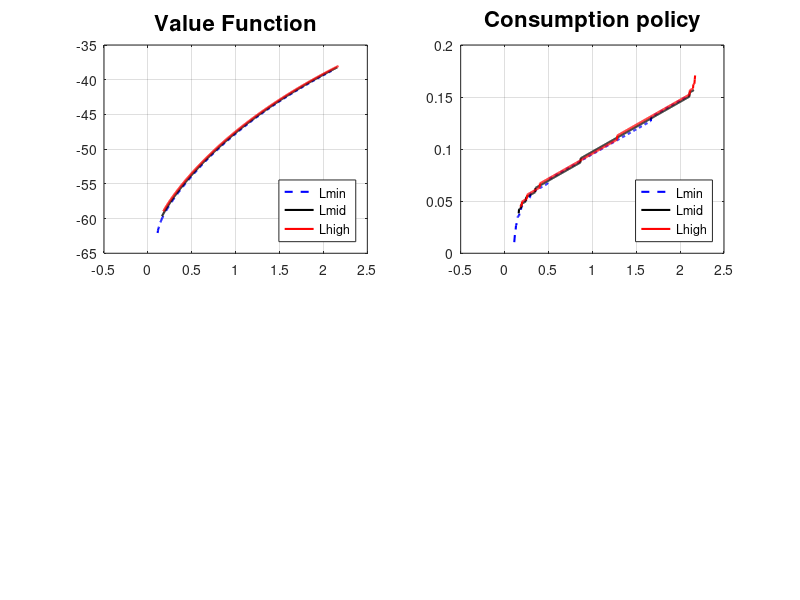

Write MATLAB code to recreate this figure.
% *************************************************************************
% Econ 210B Macroeconomics B HW6
% Minki Kim
% 2018. 3.7

% Solving Aiyagari model 

% <SUMMARY OF THE ENVIRONMENT>
% 1. States: Asset holding this period stochastic labor endowment
% 2. Actions: Asset holding in the next period (or consumption)
% 3. Rewards: Utility
% *************************************************************************

clear;
clc;

cd '/Users/minki/Dropbox/Git repositories/Macro-Homework/HW6'

%% 1. Parameters
lvec = [0.1 1 1.25];
Z = 0.1;
alphaa = 0.3;
B = 0.1;
bmax = 2;
betaa = 0.95;
Nb = 501;
T = 20000;
psi = 0.0001;
delta = 0;
K0 = 0.40;

nlsize = 3;
P = [.4 .5 .1; .2 .7 .1; .2 .1 .7];
epsilon = 0.25;
mu = 0.03;

tol_inner = 1e-6;
tol_outer = 1e-6;
tol = 1e-6;

%% 2. Ergodic distribution and aggregate labor
% Ergodic density of individuals over productivity states
H = P;
for i = 1: 1000
    H_new = H*P;
    error = H - H_new;
    if error < tol
        disp(['Ergodic distribution obtained in iteration = ', num2str(i)])
    break
    end
    
    H = H_new;
end
F = H(1,:);

% Calculating aggegate labor 
L = F*lvec';    
disp(['Aggregate labor = ', num2str(L)]);
disp(' ');

%% 3. Discretizing asset grid 
% Discretizing asset grid
agrid = linspace(B,bmax,Nb); 
apgrid = linspace(B,bmax,Nb);
    % Shouldn't we check if this constraint is stricter than natural one? 


%% 4. Solving for the Stationary Equilibrium
% Initial guess of aggregate capital
K = K0;

% Outer Block: Iteration over aggeragate capital ================================================================== 
    for t_outer = 1: 1000
        
    % (1) First Inner Block: Calculating prices and updating payoff matrix -----------------------------------------
        r = Z * alphaa * (K^(alphaa-1)) * (L^(1-alphaa));
        w = Z* (1-alphaa) * (K^alphaa) * (L^(-alphaa));
    
        % Creating utilgrid given prices (r,w)
        % Utilgrid(a,ap,z)
        utilgrid = zeros(Nb,Nb,nlsize);
        cons = zeros(Nb,Nb,nlsize);
    
        for a = 1: Nb
            for ap = 1: Nb
                for l = 1: nlsize
                    cons(a,ap,l) = (1+r)*agrid(a) + w*lvec(l) - apgrid(ap);
                    if cons(a,ap,l) <= 0
                        % Penalizing negative consumption
                        utilgrid(a,ap,l) = -1000;
                    else
                        utilgrid(a,ap,l) = log(cons(a,ap,l));
                    end
                end
            end
        end
    
    % (2) Second Inner Block: Value function iteration for policy function -----------------------------------------
        % Value function is V(a,z). Initializing;
        V = zeros(Nb, nlsize);
        V_new = zeros(Nb, nlsize);
        index = zeros(Nb, nlsize);
        
        % Iteration
        for i = 1:1000
            for a = 1:Nb
                for z = 1:nlsize
        
                [V_new(a,z),index(a,z)] = max(utilgrid(a,:,z) + betaa.* mtimes(P(z,:),V'));
                                                % 1 x 501             % 1 x 501                           
                error_inner = max(max(abs(V - V_new)))';
    
                end
            end
            
            % Display internal iteration counter 
            if mod(i,50) == 0
                disp(['Internal VFI iteration counter: ',num2str(i), ', with error size: ',num2str(error_inner)]);
            end
    
            if error_inner < tol_inner
                disp(['Value function Converged at iteration count = ',num2str(i)])
                break
            end
    
        V = V_new; 
        end
        
        % Policy functions
        apolicy = agrid(index);
        cpolicy = (1+r).*repmat(agrid',1,3) + w.*lvec - apolicy;
    
    % (3) Third Inner Block: Simulation and getting new aggregate capital ------------------------------------------
        
        % Creating simulated path of productivity starting from lmin
        lsim = zeros(T,1);
        lsim(1) = lvec(2);
    
        % Iteration for 2 to T  
        for i = 2:T
            dist = P(lsim(i-1),:);
            cum_dist = cumsum(dist);
            
            r = rand();
            
            lsim(i) = find(cum_dist > r, 1);
        end
        
        % Simulating asset and capital 
        asim = zeros(1,Nb);
        asim(1) = agrid(250);
        asim_index = 250;
        
        for t = 2:T
            asim(t) = apolicy(asim_index, lsim(t));
            asim_index = find(agrid==asim(t));
        end
            
        % Dropping first T/5 observation
        asim = asim(T/5:end);
        
        % Defining aggregate capital
        ksim = asim;
        K_new = mean(ksim);
        
    % (4) Fourth Inner Block: Checking convergence and updating ----------------------------------------------------
    
        K_update = psi*K_new + (1-psi)*K;
        error_outer = abs(K_update - K);
        if error_outer < tol_outer
            r = Z * alphaa * (K^(alphaa-1)) * (L^(1-alphaa));
            w = Z* (1-alphaa) * (K^alphaa) * (L^(-alphaa));
            disp('')
            disp('************************************************************************')
            disp(['Aggregate capital converged in outer loop count ', num2str(t_outer)]);
            disp('')
            disp(['Aggregate capital = ',num2str(K_update)])
            disp(['Equilibrium wage = ',num2str(w)])
            disp(['Equilibrium rental rate = ',num2str(r)])
            disp('************************************************************************')
            
            save modeloutcome K w r;
            break
        end
        
        % Updating capital 
        disp(' ')
        disp(['Outer loop iteration counter: ',num2str(t_outer),', with aggregate capital error: ',num2str(error_outer)]);
        disp(' ')
        K = K_update;
        
    end
    
% =================================================================================================================

%% 5. Plotting 
FigHandle = figure('Position', [150, 150, 1000, 800]); set(0,'defaultlinelinewidth',1.5);
currentwealth = (1+r).*repmat(agrid',1,3) + w.*lvec;

% Value function
lines = {'--b'; '-k'; '-r'};
subplot(2,2,1);
for z = 1:3
    plot(currentwealth(:,z), V(:,z), lines{z}); grid on; hold on;
end
legend('Lmin','Lmid','Lhigh','Location','southeast'); xlim([-0.5 2.5]); title('Value Function','FontSize',16);

% Policy function for consumption
lines = {'--b'; '-k'; '-r'};
subplot(2,2,2);
for z = 1:3
    plot(currentwealth(:,z), cpolicy(:,z), lines{z}); grid on; hold on;
end
legend('Lmin','Lmid','Lhigh','Location','southeast'); xlim([-0.5 2.5]); title('Consumption policy','FontSize',16);

% Ergodic Distribution of asset

% Ergodic Distribution of consumption
